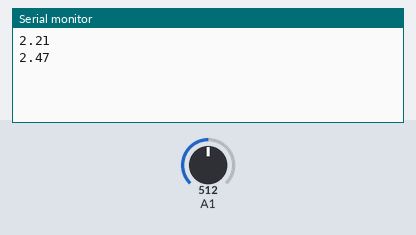
The sketch below on a simulated Arduino Uno, built with avr-gcc and run on an emulated ATmega328P. Shown: the last lines printed to the serial monitor. The test bench sets the inputs (shaded band); at power-on: A1 = 512.

Above: at 1.2 s.
1.3 s: A1 set to 716
At 1.9 s:
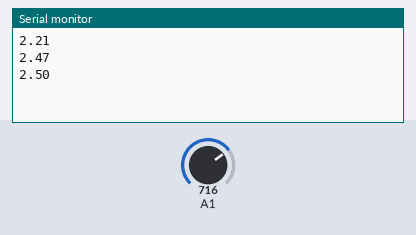
2.8 s: A1 set to 900
At 3.4 s:
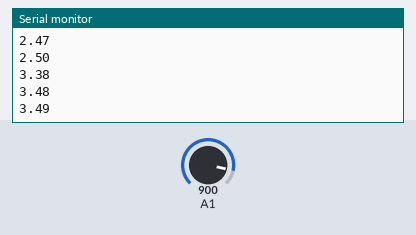
Timing chart, 0 to 5.8 s (numbered marks = the images above; inputs shaded):
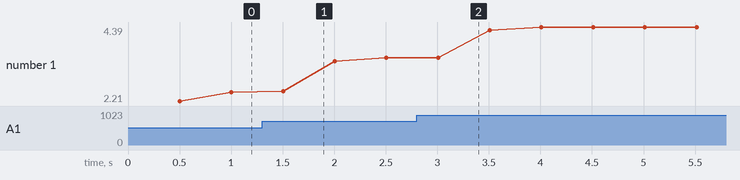

The sketch:

lab03-4.ino
```cpp
float sensorVoltage;
float sensorValue;
float R1=0;
float R2=1141000;
int Vin=5;
int i;
void setup() {
  Serial.begin(9600);
}

void loop() {
 for(i=0;i<=5;i++)
   sensorValue = 0.7* sensorValue + 0.3* analogRead(A1);
   sensorVoltage = sensorValue*5/1024;
   R1=sensorVoltage* (R2) / Vin ;
   delay(500);

   Serial.println(sensorVoltage);

}
```

Measured:
- plotted number 1: 2.47 → 3.48 after the input at 1.3 s, 3.48 → 4.39 after the input at 2.8 s
